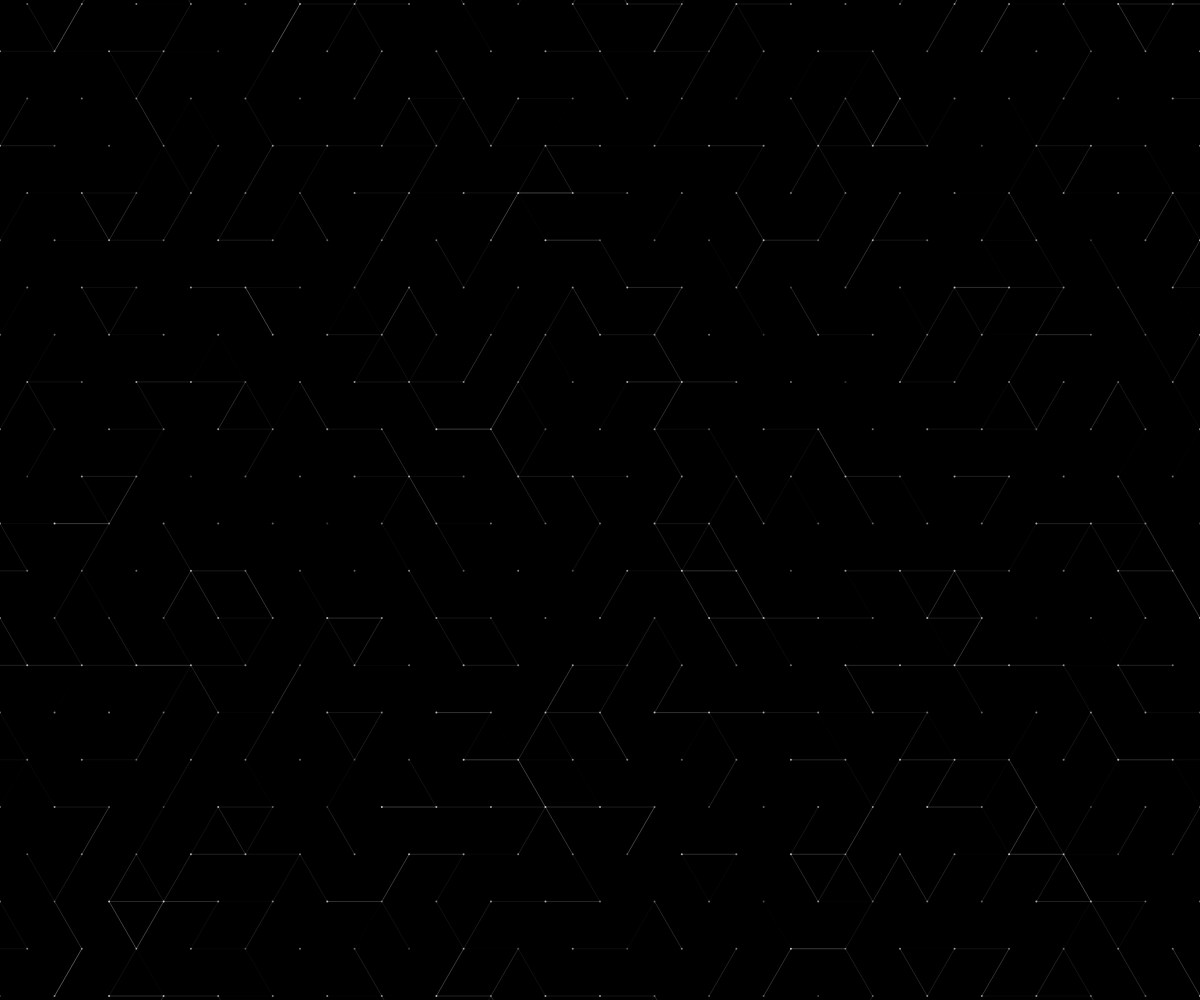
Frame 1 (no input)
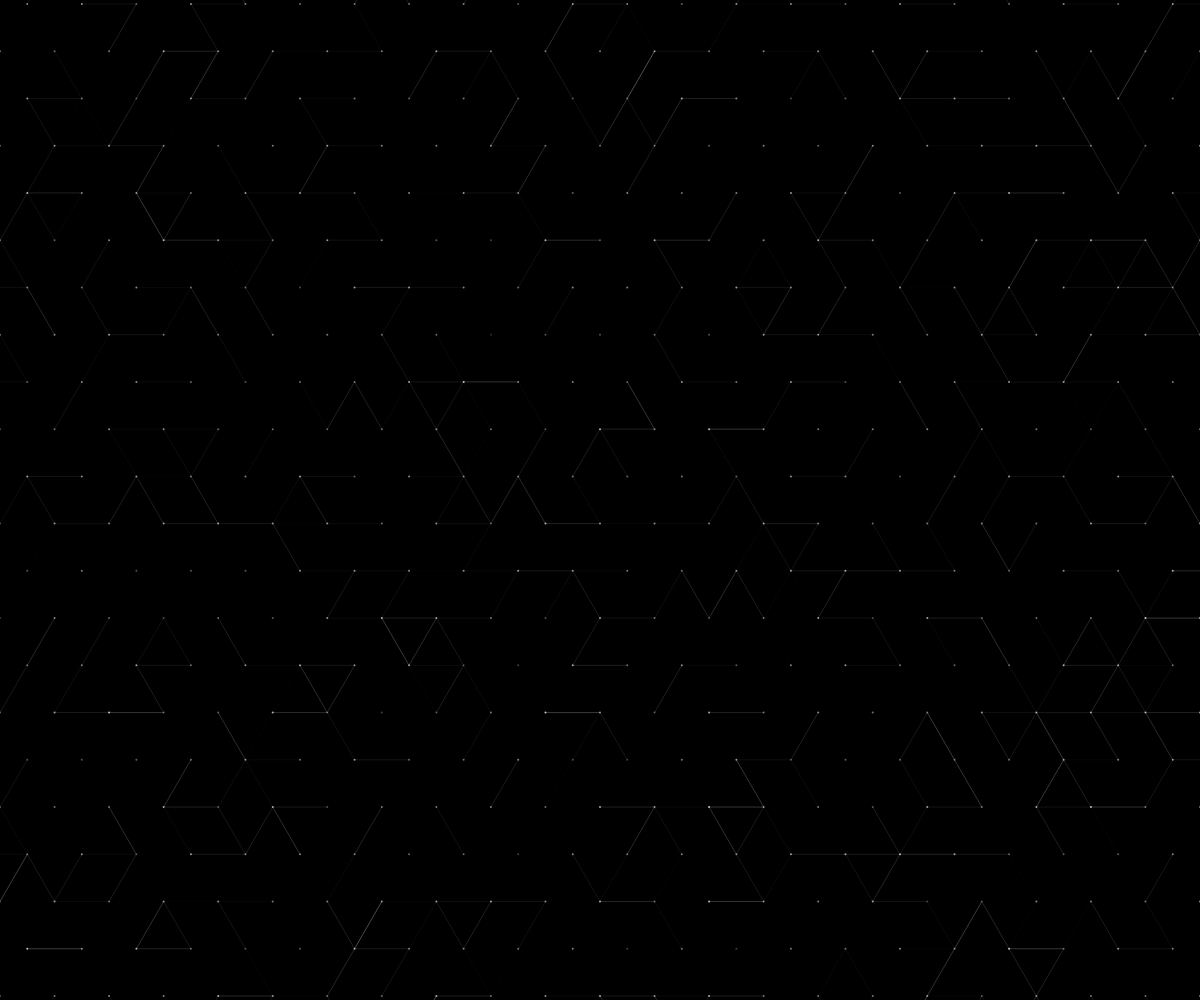
Frame 60 (no input)
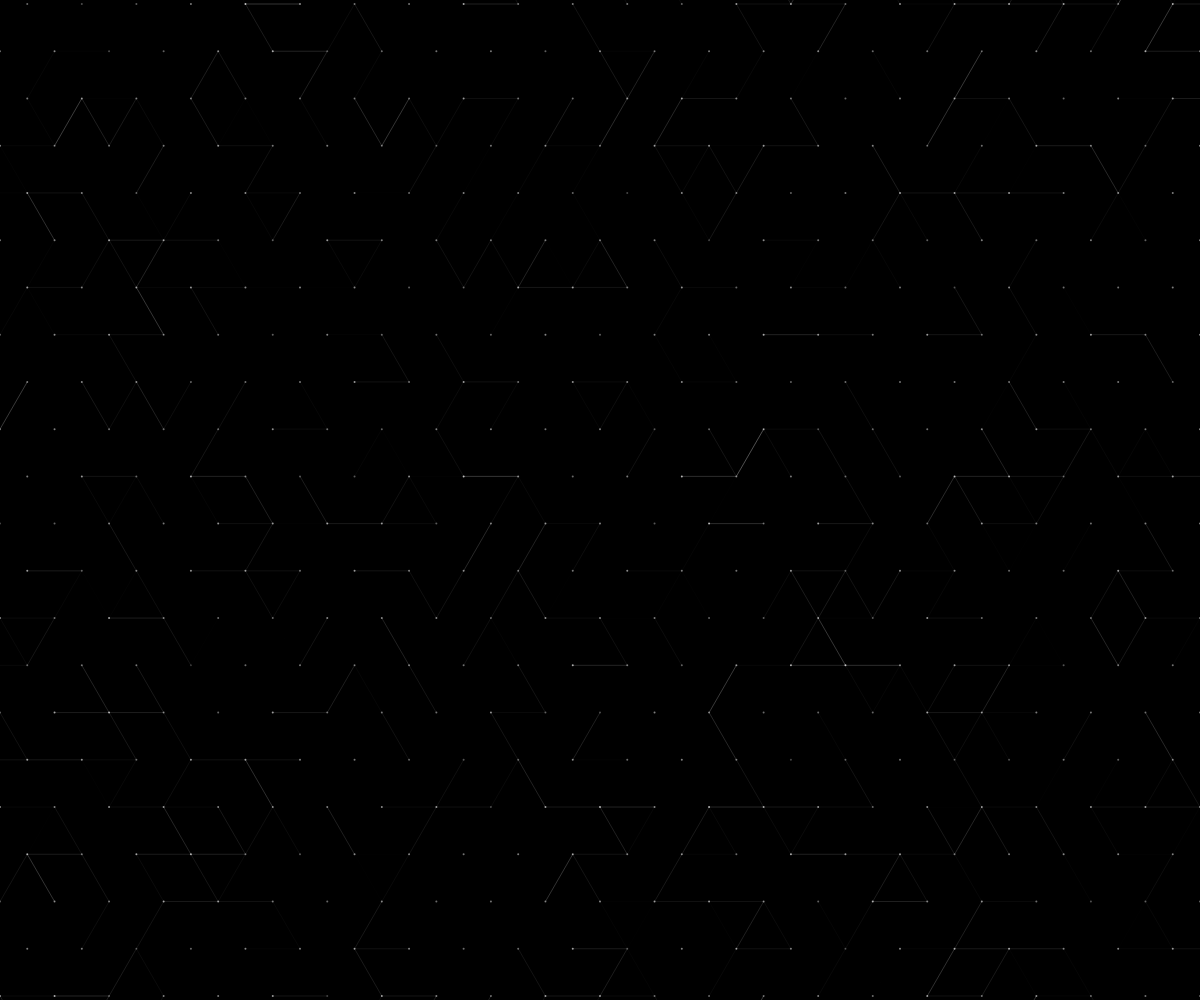
Frame 120 (the mouse pressed at the canvas centre since frame 60)

The p5.js sketch that drew these frames (run headless with seeded random() and noise() and a simulated clock; from frame 60 on, the mouse is pressed at the canvas centre):

// p5.js sketch
// ── sketch.js
let side = 90;
let triHeight;
let yOffset;

let colors = ["#0043D7", "#00B6FA", "#FFFFFF"];

function setup() {
  createCanvas(windowWidth, windowHeight);
  angleMode(DEGREES);
  side = width/22;
  triHeight = cos(30)*side;
  
  yOffset = int(height - int(height/triHeight)*triHeight)/2;
  //noiseDetail(4, 0.5);
}


function windowResized() {
  noLoop();
  
  setTimeout(function(){
    loop();
    resizeCanvas(windowWidth, windowHeight);
  }, 500);
}


function draw() {
 
  background(0);
  noFill();
  strokeWeight(3);
  stroke(255);
  
  
  
  let evenRow = false;
  for(let y=yOffset; y<height+triHeight; y+=triHeight) {
    evenRow = !evenRow;
    for(let x=evenRow?side/-2:0; x<width; x+=side) {
      tri(x,y);
    }
  }

}

let noiseScale = .1;
let noiseSpeed = .02;
let noiseThreshold = .3;
let lineAlpha = 255;

function tri(x, y) {
    let x1 = x;
    let y1 = y;
    let x2 = x+side;
    let y2 = y;
    let x3 = x+side/2;
    let y3 = y-cos(30)*side;
  
    xc = (x1+x2+x3)/3;
    yc = (y1+y2+y3)/3;
  
    //let c = color(colors[0]);
    //c.setAlpha(noise(xc+x1*noiseScale, yc+y1*noiseScale, frameCount*noiseSpeed)*lineAlpha-64);
    //stroke(c);
  
    strokeWeight(1);
    stroke(255, noise(xc+x1*noiseScale, yc+y1*noiseScale, frameCount*noiseSpeed)*lineAlpha-128);
    line(x1,y1,x2,y2);
    stroke(255, noise(xc+x2*noiseScale, yc+y2*noiseScale, frameCount*noiseSpeed)*lineAlpha-128);
    line(x3,y3,x2,y2);
    //stroke(255, noise(xc+x3*noiseScale, yc+y3*noiseScale, frameCount*noiseSpeed) < noiseThreshold ? lineAlpha : 0);
    stroke(255, noise(xc+x3*noiseScale, yc+y3*noiseScale, frameCount*noiseSpeed)*lineAlpha-128);
    line(x1,y1,x3,y3);
  
    strokeWeight(2);
    //stroke(255);
    stroke(255, noise(xc+x1*noiseScale, yc+y1*noiseScale, frameCount*noiseSpeed)*256);
    point(x1, y1);
}
